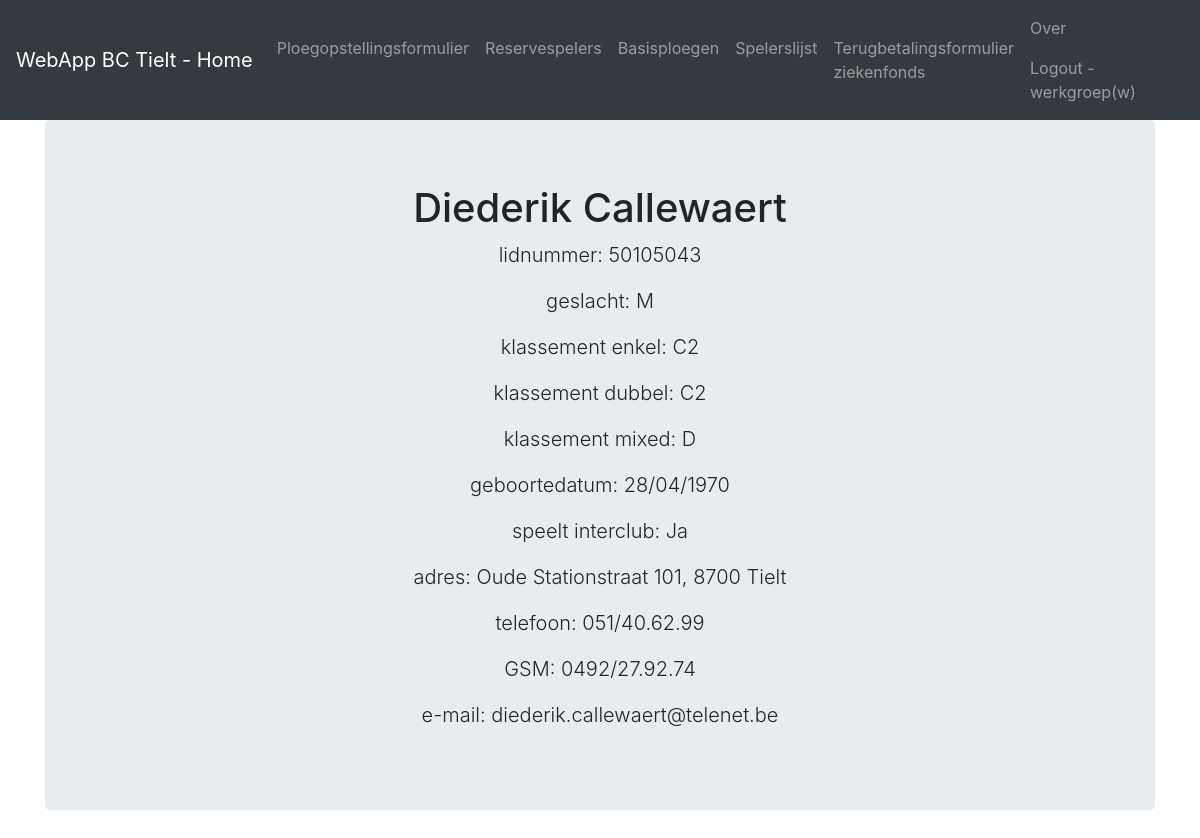
/speler/50105043/ (signed in), run on the app's committed database.
### app/models.py (models this page shows, shortened)
class Gebruiker (UserMixin, db.Model):
    id = db.Column(db.Integer, primary_key=True)
    naam = db.Column(db.String(64), index=True, unique=True)
    gebruikersnaam = db.Column(db.String(64), index=True, unique=True)
    password_hash = db.Column(db.String(128))
    rechten = db.Column(db.String(64))

class Speler (db.Model):
    id = db.Column(db.Integer, primary_key=True)
    groupcode = db.Column(db.String(128), index=True)
    groupname = db.Column(db.String(64), index=True)
    code = db.Column(db.String(128), index=True)
    memberid = db.Column(db.Integer, index=True)
    lastname = db.Column(db.String(64), index=True)
    lastname2 = db.Column(db.String(64), index=True)
    middlename = db.Column(db.String(64), index=True)
    firstname = db.Column(db.String(64), index=True)
    address = db.Column(db.String(128), index=True)
    address2 = db.Column(db.String(128), index=True)
    address3 = db.Column(db.String(128), index=True)
    postalcode = db.Column(db.String(16), index=True)
    city = db.Column(db.String(64), index=True)
    state = db.Column(db.String(64), index=True)
    country = db.Column(db.String(64), index=True)
    gender = db.Column(db.String(64), index=True)
    dob = db.Column(db.DateTime, index=True)
    phone = db.Column(db.String(64), index=True)
    phone2 = db.Column(db.String(64), index=True)
    mobile = db.Column(db.String(64), index=True)
    fax = db.Column(db.String(64), index=True)
    fax2 = db.Column(db.String(64), index=True)
    email = db.Column(db.String(64), index=True)
    website = db.Column(db.String(128), index=True)
    categoryname = db.Column(db.String(64), index=True)
    startdate = db.Column(db.DateTime, index=True)
    endate = db.Column(db.DateTime, index=True)
    role = db.Column(db.String(64), index=True)
    playerlevelsingle = db.Column(db.String(2), index=True)
    playerleveldouble = db.Column(db.String(2), index=True)
    playerlevelmixed = db.Column(db.String(2), index=True)
    typename = db.Column(db.String(64), index=True)
    geen_badminton_magazine = db.Column(db.Boolean)
    handicap = db.Column(db.Boolean)
    nieuwsbrief = db.Column(db.Boolean)
    partners = db.Column(db.Boolean)
    betaald = db.Column(db.Boolean, index=True)
    betaald_bedrag = db.Column(db.Integer, index=True)
    datum_betaling = db.Column(db.DateTime)
    email_vader = db.Column(db.String(64))
    email_moeder = db.Column(db.String(64))
    gsm_vader = db.Column(db.String(64))
    gsm_moeder = db.Column(db.String(64))
    kyu = db.Column(db.String(64))
    kyu_gaat_in_op = db.Column(db.DateTime)
    verwittiging = db.Column(db.Boolean)
    po_id_votas = db.Column(db.String(128))
    kapitein = db.Column(db.Boolean, index=True)
    wedstrijdleider = db.Column(db.Boolean, index=True)
    def speelt_interclub(self):
        if self.website == 'http://www.interclub.be':
            return 'Ja'
        else:
            return 'Nee'

### app/routes.py (the view)
@app.route('/speler/<string:memberid>/')
@login_ploegkapitein_required
def speler(memberid):
        s = Speler.query.filter_by(memberid=memberid).first()
        return render_template('speler.html', s=s)

### app/models.py (called while the page is built)
@login.user_loader
def load_user(id):
    return Gebruiker.query.get(int(id))

### app/routes.py (called while the page is built)
def login_ploegkapitein_required(f):
    @wraps(f)
    def decorated_function(*args, **kwargs):
        if not current_user.is_authenticated:
            flash('geen rechten tot deze pagina', 'danger')
            return redirect(url_for('index'))
        return f(*args, **kwargs)
    return decorated_function

### app/templates/speler.html
{% extends 'layout.html' %}
{% block body %}
    <div class="jumbotron text-center">
        <h1>{{s.firstname}} {{s.lastname}}</h1>
        <p class="lead">lidnummer: {{s.memberid}}</p>
        <p class="lead">geslacht: {{s.gender}}</p>
        <p class="lead">klassement enkel: {{s.playerlevelsingle}}</p>
        <p class="lead">klassement dubbel: {{s.playerleveldouble}}</p>
        <p class="lead">klassement mixed: {{s.playerlevelmixed}}</p>
        <p class="lead">geboortedatum: {{s.dob.strftime('%d/%m/%Y')}}</p>
        <p class="lead">speelt interclub: {{s.speelt_interclub()}}</p>
        <p class="lead">adres: {{s.address}}, {{s.postalcode}} {{s.city}}</p>
        <p class="lead">telefoon: {{s.phone}}</p>
        <p class="lead">GSM: {{s.mobile}}</p>
        <p class="lead">e-mail: {{s.email}}</p>
    </div>
{% endblock %}

### app/templates/includes/_navbar.html (shortened to what this page needs)
    <nav class="navbar navbar-expand-md navbar-dark bg-dark">
      <a class="navbar-brand" href="/">WebApp BC Tielt - Home</a>
      <div class="collapse navbar-collapse" id="navbarsExampleDefault">
        <ul class="navbar-nav mr-auto">
          {% if current_user.is_authenticated %}
          <li class="nav-item">
            <a class="nav-link" href="{{ url_for('ploegopstellingsformulier') }}">Ploegopstellingsformulier</a>
          </li>
          {% endif %}
          {% if current_user.is_authenticated %}
          <li class="nav-item">
            <a class="nav-link" href="{{ url_for('reservespelers') }}">Reservespelers</a>
          </li>
          {% endif %}
          {% if current_user.rechten == 'administrator' or current_user.rechten == 'werkgroep' %}
            <li class="nav-item">
                <a class="nav-link" href="{{ url_for('basisploegen') }}">Basisploegen</a>
            </li>
          {% endif %}
          {% if current_user.is_authenticated %}
            <li class="nav-item">
                <a class="nav-link" href="{{ url_for('spelerslijst') }}">Spelerslijst</a>
            </li>
          {% endif %}
            <li class="nav-item">
                <a class="nav-link" href="{{ url_for('terugbetalingsformulier') }}">Terugbetalingsformulier ziekenfonds</a>
            </li>
        </ul>
          <ul class="nav navbar-nav navbar-right">
            <li class="nav-item">
                <a class="nav-link" href="{{ url_for('over') }}">Over</a>
            </li>
            {% if current_user.is_anonymous %}
                 <li class="nav-item">
                     <a class="nav-link" href="{{ url_for('login') }}">Login</a>
                </li>
            {% else %}
                <li class="nav-item">
                     <a class="nav-link" href="{{ url_for('logout')}}">Logout - {{ current_user.naam }}({{ current_user.rechten[0]}})</a>
                </li>
            {% endif %}
          </ul>
      </div>
    </nav>

### data on the page
Gebruiker: naam "werkgroep", rechten "w"
Speler: firstname "Diederik", lastname "Callewaert", memberid "50105043", gender "M", dob "28/04/1970", speelt_interclub "Ja", address "Oude Stationstraat 101", postalcode "8700", city "Tielt", phone "051/40.62.99", mobile "0492/27.92.74", email "diederik.callewaert@telenet.be"

### other printed values
{{ s.playerlevelsingle }} "C2"
{{ s.playerleveldouble }} "C2"
{{ s.playerlevelmixed }} "D"
